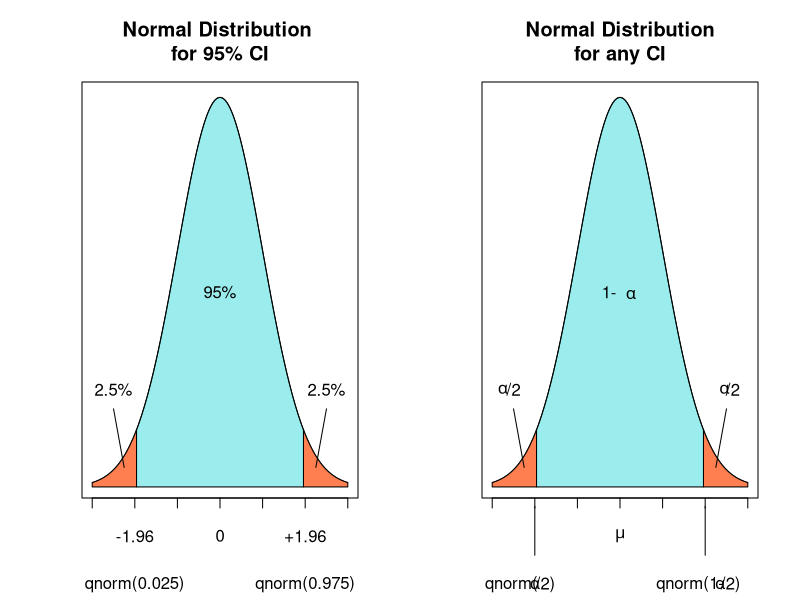
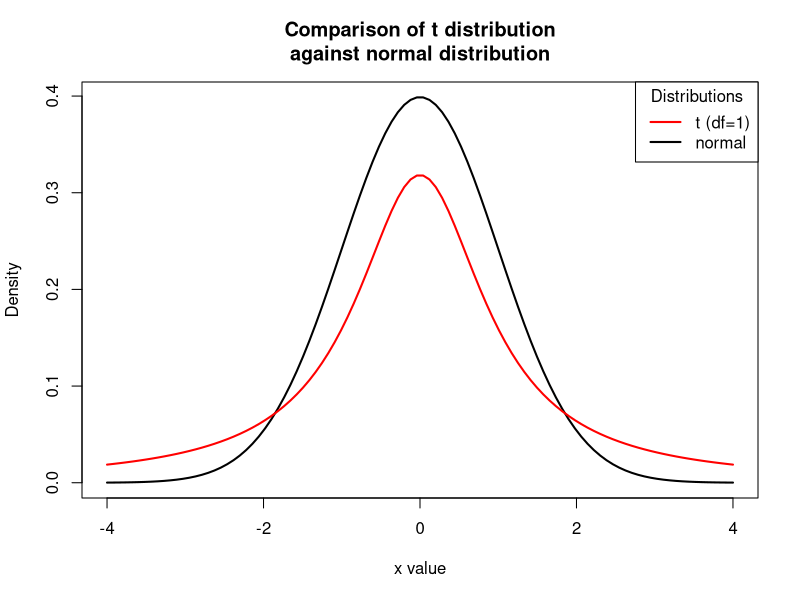

Write R code to recreate these figures, in order.
## ---- chunk 1

par(mfrow=c(1,2), xpd=TRUE)

# first plot
cord.xl <- c(-3)
cord.yl <- c(0)
cord.xl <- c(cord.xl,-3) 
cord.yl <- c(cord.yl,dnorm(-3))
cord.xl <- c(cord.xl,-1.96,-1.96)
cord.yl <- c(cord.yl,dnorm(-1.96),0)
cord.xl <- c(-3,seq(-3,-1.96,0.01),-1.96) 
cord.yl <- c(0,dnorm(seq(-3,-1.96,0.01)),0) 


cord.xr <- c(3)
cord.yr <- c(0)
cord.xr <- c(cord.xr,3) 
cord.yr <- c(cord.yr,dnorm(3))
cord.xr <- c(cord.xr,1.96,1.96)
cord.yr <- c(cord.yr,dnorm(1.96),0)
cord.xr <- c(3,seq(3,1.96,-0.01),1.96) 
cord.yr <- c(0,dnorm(seq(3,1.96,-0.01)),0) 

cord.xc <- c(-1.96)
cord.yc <- c(0)
cord.xc <- c(cord.xc,-1.96) 
cord.yc <- c(cord.yc,dnorm(-1.96))
cord.xc <- c(cord.xc,1.96,1.96)
cord.yc <- c(cord.yc,dnorm(1.96),0)
cord.xc <- c(-1.96,seq(-1.96,1.96,0.01),1.96) 
cord.yc <- c(0,dnorm(seq(-1.96,1.96,0.01)),0) 

curve(dnorm(x,0,1),xlim=c(-3,3),main='Normal Distribution 
for 95% CI', axes=FALSE, frame.plot=TRUE, xlab="", ylab="")
axis(side=1, labels=FALSE)

polygon(cord.xl,cord.yl,col='coral')
polygon(cord.xr,cord.yr,col='coral')
polygon(cord.xc,cord.yc,col=rgb(0,206,209,100,max = 255)) # col='dark turquoise' in rgb with alpha=100

text(0,0.2,"95%")
text(-2.5,0.1,"2.5%")
text(2.5,0.1, "2.5%")
lines(c(-2.25,-2.5), c(0.02,0.08))
lines(c(2.25,2.5), c(0.02,0.08))

text(-2, -0.05, "-1.96")
text(2, -0.05, "+1.96")
text(0, -0.05, "0")
text(-2, -0.1, "qnorm(0.025)")
text(2, -0.1, "qnorm(0.975)")

# second plot

curve(dnorm(x,0,1),xlim=c(-3,3),main='Normal Distribution
for any CI', axes=FALSE, frame.plot=TRUE, xlab="", ylab="")
axis(side=1, labels=FALSE)

polygon(cord.xl,cord.yl,col='coral')
polygon(cord.xr,cord.yr,col='coral')
polygon(cord.xc,cord.yc,col=rgb(0,206,209,100, max = 255)) # col='dark turquoise' in rgb with alpha=100


# 1- alpha
text(-0.25,0.2,"1-")
text(0.25,0.197,expression(alpha))

# alpha/2 left
text(-2.75,0.1,expression(alpha))
text(-2.5,0.1,"/2")

# alpha/2 right
text(2.45,0.1,expression(alpha))
text(2.65,0.1, "/2")

lines(c(-2.25,-2.5), c(0.02,0.08))
lines(c(2.25,2.5), c(0.02,0.08))
lines(c(-2,-2),c(-0.02,-0.07))
lines(c(2,2),c(-0.02,-0.07))

text(0, -0.05, expression(mu))

# qnorm(alpha/2) left
text(-2.55, -0.1, "qnorm(")
text(-2, -0.1, expression(alpha))
text(-1.75, -0.1, "/2)")

# qnorm(alpha/2) right
text(1.65, -0.1, "qnorm(1-")
text(2.35, -0.1, expression(alpha))
text(2.60, -0.1, "/2)")
## ---- chunk 2
set.seed(42)                        # set the seed to always generate the same 'random' sequence
x <- rnorm(100,mean=1,sd=2)                 # generate sequence and store it in x
mean.x <- mean(x)                           # calculate mean of x and store in mean.x
n.x <- 100                                    # sample size is 100
sd.x <- 2                                     # standard deviation is known, and it is 2
low <- mean.x - qnorm(0.975)*sd.x/sqrt(n.x)     # low bound of the CI
up <- mean.x + qnorm(0.975)*sd.x/sqrt(n.x)      # high bound of the CI
c(low,up)                                   # look at both lower and upper bound of the CI
## ---- chunk 3
mean.x
## ---- chunk 4
par(mfrow=c(1,1))
x <- seq(-4, 4, length=100)
hx <- dnorm(x)

degf <- c(1, 30)
colors <- c("red","black")
labels <- c("t (df=1)", "normal")

plot(x, hx, type="l", lty=1, xlab="x value", lwd=2,
  ylab="Density", main="Comparison of t distribution
against normal distribution")

for (i in 1:1){
  lines(x, dt(x,degf[i]), lwd=2, col=colors[i])
}

legend("topright", title="Distributions",
  labels, lwd=2, lty=c(1, 1), col=colors)
## ---- chunk 5
set.seed(42)                                  # Always generate the same 'random' sequence
x <- rnorm(100,mean=1,sd=2)                   # generate sequence and store it in x
mean.x <- mean(x)                             # calculate mean of x and store in mean.x
n.x <- 100                                    # sample size is 100
sd.x <- sd(x)                                 # standard deviation is not known
low <- mean.x - qnorm(0.975)*sd.x/sqrt(n.x)   # low bound of the CI
up <- mean.x + qnorm(0.975)*sd.x/sqrt(n.x)    # high bound of the CI
c(low,up)                                     # look at both lower and upper bound of the CI
## ---- chunk 6
mean.x
